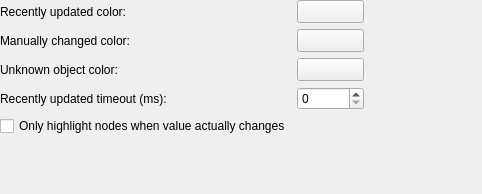
<?xml version="1.0" encoding="UTF-8"?>
<ui version="4.0">
 <class>UAVObjectBrowserOptionsPage</class>
 <widget class="QWidget" name="UAVObjectBrowserOptionsPage">
  <property name="geometry">
   <rect>
    <x>0</x>
    <y>0</y>
    <width>482</width>
    <height>194</height>
   </rect>
  </property>
  <property name="windowTitle">
   <string>Form</string>
  </property>
  <layout class="QVBoxLayout" name="verticalLayout">
   <property name="leftMargin">
    <number>0</number>
   </property>
   <property name="topMargin">
    <number>0</number>
   </property>
   <property name="rightMargin">
    <number>0</number>
   </property>
   <property name="bottomMargin">
    <number>0</number>
   </property>
   <item>
    <widget class="QScrollArea" name="scrollArea">
     <property name="frameShape">
      <enum>QFrame::NoFrame</enum>
     </property>
     <property name="frameShadow">
      <enum>QFrame::Plain</enum>
     </property>
     <property name="widgetResizable">
      <bool>true</bool>
     </property>
     <widget class="QWidget" name="scrollAreaWidgetContents">
      <property name="geometry">
       <rect>
        <x>0</x>
        <y>0</y>
        <width>507</width>
        <height>178</height>
       </rect>
      </property>
      <layout class="QGridLayout" name="gridLayout">
       <property name="leftMargin">
        <number>0</number>
       </property>
       <property name="topMargin">
        <number>0</number>
       </property>
       <property name="rightMargin">
        <number>0</number>
       </property>
       <property name="bottomMargin">
        <number>0</number>
       </property>
       <item row="0" column="0">
        <widget class="QLabel" name="label">
         <property name="text">
          <string>Recently updated color:</string>
         </property>
        </widget>
       </item>
       <item row="6" column="2">
        <spacer name="verticalSpacer">
         <property name="orientation">
          <enum>Qt::Vertical</enum>
         </property>
         <property name="sizeHint" stdset="0">
          <size>
           <width>20</width>
           <height>40</height>
          </size>
         </property>
        </spacer>
       </item>
       <item row="1" column="2">
        <spacer name="horizontalSpacer">
         <property name="orientation">
          <enum>Qt::Horizontal</enum>
         </property>
         <property name="sizeHint" stdset="0">
          <size>
           <width>0</width>
           <height>20</height>
          </size>
         </property>
        </spacer>
       </item>
       <item row="0" column="1">
        <widget class="Utils::QtColorButton" name="recentlyUpdatedButton">
         <property name="sizePolicy">
          <sizepolicy hsizetype="Preferred" vsizetype="Preferred">
           <horstretch>0</horstretch>
           <verstretch>0</verstretch>
          </sizepolicy>
         </property>
         <property name="minimumSize">
          <size>
           <width>64</width>
           <height>0</height>
          </size>
         </property>
         <property name="text">
          <string/>
         </property>
        </widget>
       </item>
       <item row="4" column="0">
        <widget class="QLabel" name="label_3">
         <property name="text">
          <string>Recently updated timeout (ms):</string>
         </property>
        </widget>
       </item>
       <item row="5" column="0">
        <widget class="QCheckBox" name="hilightBox">
         <property name="text">
          <string>Only highlight nodes when value actually changes</string>
         </property>
        </widget>
       </item>
       <item row="4" column="1">
        <widget class="QSpinBox" name="recentlyUpdatedTimeoutSpinBox">
         <property name="sizePolicy">
          <sizepolicy hsizetype="Preferred" vsizetype="Preferred">
           <horstretch>0</horstretch>
           <verstretch>0</verstretch>
          </sizepolicy>
         </property>
         <property name="maximum">
          <number>100000000</number>
         </property>
         <property name="singleStep">
          <number>100</number>
         </property>
        </widget>
       </item>
       <item row="1" column="1">
        <widget class="Utils::QtColorButton" name="manuallyChangedButton">
         <property name="sizePolicy">
          <sizepolicy hsizetype="Preferred" vsizetype="Fixed">
           <horstretch>0</horstretch>
           <verstretch>0</verstretch>
          </sizepolicy>
         </property>
         <property name="minimumSize">
          <size>
           <width>64</width>
           <height>0</height>
          </size>
         </property>
         <property name="text">
          <string/>
         </property>
        </widget>
       </item>
       <item row="1" column="0">
        <widget class="QLabel" name="label_2">
         <property name="text">
          <string>Manually changed color:</string>
         </property>
        </widget>
       </item>
       <item row="3" column="0">
        <widget class="QLabel" name="label_4">
         <property name="text">
          <string>Unknown object color:</string>
         </property>
        </widget>
       </item>
       <item row="3" column="1">
        <widget class="Utils::QtColorButton" name="unknownButton">
         <property name="sizePolicy">
          <sizepolicy hsizetype="Preferred" vsizetype="Fixed">
           <horstretch>0</horstretch>
           <verstretch>0</verstretch>
          </sizepolicy>
         </property>
         <property name="minimumSize">
          <size>
           <width>64</width>
           <height>0</height>
          </size>
         </property>
         <property name="text">
          <string/>
         </property>
        </widget>
       </item>
      </layout>
     </widget>
    </widget>
   </item>
  </layout>
 </widget>
 <customwidgets>
  <customwidget>
   <class>Utils::QtColorButton</class>
   <extends>QToolButton</extends>
   <header>utils/qtcolorbutton.h</header>
  </customwidget>
 </customwidgets>
 <tabstops>
  <tabstop>scrollArea</tabstop>
  <tabstop>recentlyUpdatedButton</tabstop>
  <tabstop>manuallyChangedButton</tabstop>
  <tabstop>unknownButton</tabstop>
  <tabstop>recentlyUpdatedTimeoutSpinBox</tabstop>
  <tabstop>hilightBox</tabstop>
 </tabstops>
 <resources/>
 <connections/>
</ui>
